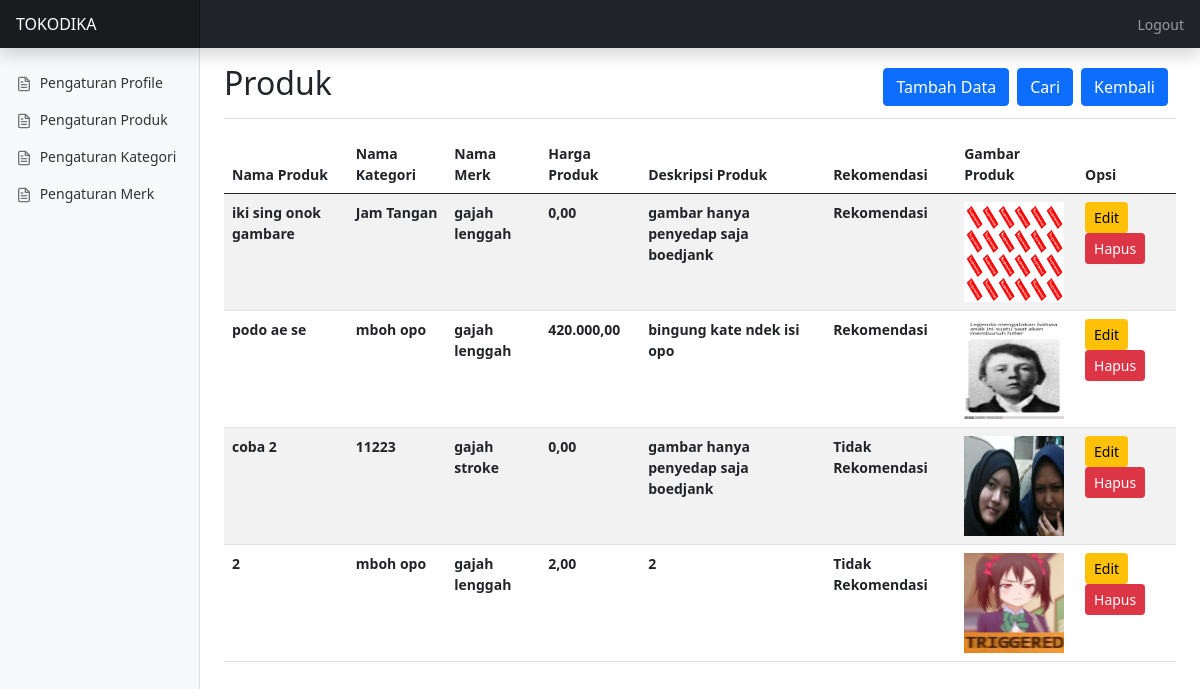
The page /produk (signed in) on the database its author committed.
### tables this page shows
CREATE TABLE `product` (
  `product_id` int(11) NOT NULL,
  `category_id` int(11) NOT NULL,
  `merk_id` int(11) NOT NULL,
  `product_name` varchar(100) NOT NULL,
  `product_price` int(11) NOT NULL,
  `product_description` text NOT NULL,
  `product_image` varchar(100) NOT NULL,
  `product_status` tinyint(1) NOT NULL,
  `date_created` timestamp NOT NULL DEFAULT CURRENT_TIMESTAMP
);

CREATE TABLE `category` (
  `category_id` int(11) NOT NULL,
  `category_name` varchar(25) NOT NULL,
  `category_image` varchar(255) NOT NULL
);

CREATE TABLE `merk` (
  `merk_id` int(11) NOT NULL,
  `merk_name` varchar(255) NOT NULL,
  `merk_image` varchar(255) NOT NULL
);

### application/modules/template/controllers/Template.php (called while the page is built, shortened)
<?php
class Template extends MX_Controller {
	function __construct()
	{
		$this->load->model('M_template');
	}
	public function tampilToko($data)
	{
		$this->load->view('view_template_toko',$data);
	}
}

### application/third_party/MX/Modules.php (called while the page is built, shortened)
<?php (defined('BASEPATH')) OR exit('No direct script access allowed');
class Modules
{
	public static $routes, $registry, $locations;
	public static function run($module)
	{
		$method = 'index';
		if(($pos = strrpos($module, '/')) != FALSE)
		{
			$method = substr($module, $pos + 1);
			$module = substr($module, 0, $pos);
		}
		if($class = self::load($module))
		{
			if (method_exists($class, $method))	{
				$args = func_get_args();
				$output = call_user_func_array(array($class, $method), array_slice($args, 1));
				$buffer = ob_get_clean();
				return ($output !== NULL) ? $output : $buffer;
			}
		}
	}
	public static function load($module)
	{
		(is_array($module)) ? list($module, $params) = each($module) : $params = NULL;
		$alias = strtolower(basename($module));
		if ( ! isset(self::$registry[$alias]))
		{
			self::$registry[$alias] = new $controller($params);
		}
		return self::$registry[$alias];
	}
}

### index.php (called while the page is built, shortened)
<?php
require_once BASEPATH.'core/CodeIgniter.php';

### application/modules/produk/models/M_produk.php (called while the page is built, shortened)
<?php
class M_produk extends CI_Model {
	function getProduk()
	{
		$this->db->select('*')
				 ->from('product');
		$query = $this->db->get();
		return $query;
	}
	function getKategori()
	{
		$this->db->select('*')
				 ->from('category');
		$query = $this->db->get();
		return $query;
	}
	function getMerk()
	{
		$this->db->select('*')
				 ->from('merk');
		$query = $this->db->get();
		return $query;
	}
	function joinProduk()
	{
	  $this->db->select('product.*, category.category_name as nama_kategori, merk.merk_name as nama_merk')
			   ->from('product')
			   ->join('category','product.category_id = category.category_id')
			   ->join('merk','product.merk_id = merk.merk_id');
	$query = $this->db->get();
	  return $query;
   }
}

### application/modules/produk/views/v_produk.php (the view, shortened to what this page needs)
<div class="d-flex justify-content-between flex-wrap flex-md-nowrap align-items-center pt-3 pb-2 mb-3 border-bottom">
  <h1 class="h2">Produk</h1>
  <div class="btn-toolbar" role="toolbar" aria-label="Toolbar with button groups">
    <div class="btn-group me-2" role="group" aria-label="Third group">
      <button type="button" class="btn btn-primary" data-bs-toggle="modal" data-bs-target="#tambahdata">
        Tambah Data
      </button>
    </div>
    <div class="btn-group me-2" role="group" aria-label="First group">
      <button type="button" class="btn btn-primary" data-bs-toggle="modal" data-bs-target="#caridata">
        Cari
      </button>
    </div>
    <div class="btn-group me-2" role="group" aria-label="Second group">
      <a href="<?php echo base_url('produk'); ?>"><button class="btn btn-primary">
          Kembali
        </button></a>
    </div>
  </div>
</div>
<article class="my-3" id="tables">
  <div>
    <div class="bd-example">
      <table class="table table-striped">
        <thead>
          <tr>
            <th scope="col">Nama Produk</th>
            <th scope="col">Nama Kategori</th>
            <th scope="col">Nama Merk</th>
            <th scope="col">Harga Produk</th>
            <th scope="col">Deskripsi Produk</th>
            <th scope="col">Rekomendasi</th>
            <th scope="col">Gambar Produk</th>
            <th scope="col">Opsi</th>
          </tr>
        </thead>
        <tbody>
          <?php foreach( $joinProduk->result() as $res ){ ?>
          <tr>
            <td>
              <?php echo $res->product_name; ?>
            </td>
            <td>
              <?php echo $res->nama_kategori; ?>
            </td>
            <td>
              <?php echo $res->nama_merk; ?>
            </td>
            <td>
              <?php echo number_format($res->product_price,2,',','.'); ?>
            </td>
            <td>
              <?php echo $res->product_description; ?>
            </td>
            <td>
              <?php if($res->product_status == 1) { ?>
              Rekomendasi</span>
              <?php }else{ ?>
              Tidak Rekomendasi</span>
              <?php } ?>
            </td>
            <td><img width="100" height="100" src="<?php echo base_url()?>assets/img/<?php echo $res->product_image ?>">
            <td>
              <button type="button" class="btn btn-sm btn-warning" data-bs-toggle="modal"
                data-bs-target="#editdata<?php echo $res->product_id;?>">
                Edit</button>
              <button type="button" class="btn btn-sm btn-danger" data-bs-toggle="modal"
                data-bs-target="#hapusdata<?php echo $res->product_id;?>">
                Hapus</button>
            </td>
          </tr>
          <?php } ?>
        </tbody>
      </table>
    </div>
  </div>
</article>

### assets/dashboard/dashboard.css (style rules this page uses)
body { font-size: .875rem; }

### rows shown on the page
product: product_name "iki sing onok gambare", category.category_name "Jam Tangan", merk.merk_name "gajah lenggah", product_price "0,00", product_description "gambar hanya penyedap saja boedjank", product_status "Rekomendasi", product_image (picture)
product: product_name "podo ae se", category.category_name "mboh opo", merk.merk_name "gajah lenggah", product_price "420.000,00", product_description "bingung kate ndek isi opo", product_status "Rekomendasi", product_image (picture)
product: product_name "coba 2", category.category_name "11223", merk.merk_name "gajah stroke", product_price "0,00", product_description "gambar hanya penyedap saja boedjank", product_status "Tidak Rekomendasi", product_image (picture)
product: product_name "2", category.category_name "mboh opo", merk.merk_name "gajah lenggah", product_price "2,00", product_description "2", product_status "Tidak Rekomendasi", product_image (picture)
